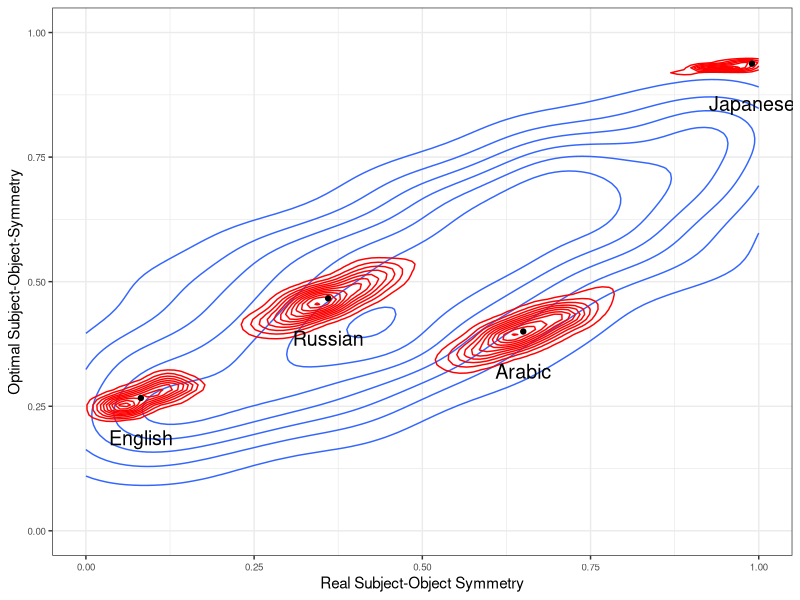

The R script that drew this image:
library(MASS)

# Instantaneous Fluctuations
sigma=c(1.48, 0.99, 0.99, 0.86)
dim(sigma)=c(2,2)

# Stationary Variance
omega=c(1.00, 0.63, 0.63, 0.52)
dim(omega)=c(2,2)

# Drift vector
drift = c(0.82, 0, 0, 0.89)
dim(drift)=c(2,2)


data = mvrnorm(n=1000, mu=c(0,0), Sigma=omega)


library(ggplot2)
plot = ggplot(data.frame(Real = data[,2], Model = 1/(1+exp(-data[,1]))), aes(x=Real, y=Model)) + geom_density2d() + xlim(0,1) + ylim(0,1)


                                                                                                        
#"20" "English_2.6" "Germanic" 4 15 0.266666666666667 0.866666666666667 FALSE 0.0816786854392221                                                                                     
#"55" "Russian_2.6" "Slavic" 7 15 0.466666666666667 0.8 FALSE 0.355193867478513                 
# "36" "Japanese_2.6" "Japanese" 15 16 0.9375 0.4375 TRUE 0.999464341990614            
logit = function(x) { 
   return(log(x/(1-x)))
}

english = c(logit(4/15), 2*0.0817-1)
russian = c(logit(7/15), 2*0.36-1)
arabic = c(logit(6/15), 2*0.65-1)
japanese = c(logit(15/16), 2*0.99-1)

library(expm)                                                             
#        target += multi_normal_lpdf(own_overall | target_mean_here + exp1 * (reference_overall - target_mean_here), covariance_diagnostic);     
englishMean = 0 + expm(-0.01 * drift) %*% (english-0)
russianMean = 0 + expm(-0.01 * drift) %*% (russian-0)
japaneseMean = 0 + expm(-0.01 * drift) %*% (japanese-0)
arabicMean = 0 + expm(-0.01 * drift) %*% (arabic-0)
change_variance = omega - expm(-0.01 * drift) %*% omega %*% t(expm(-0.01 * drift))


sigmoid = function(x) {
	return(1/(1+exp(-x)))
}

infinitesimal_english = mvrnorm(n=100, mu=englishMean, Sigma=change_variance)
infinitesimal_japanese = mvrnorm(n=100, mu=japaneseMean, Sigma=change_variance)
infinitesimal_russian = mvrnorm(n=100, mu=russianMean, Sigma=change_variance)
infinitesimal_arabic = mvrnorm(n=100, mu=arabicMean, Sigma=change_variance)


data_inf_english = data.frame(Real = (infinitesimal_english[,2]+1)/2, Model = sigmoid(infinitesimal_english[,1]))
data_inf_japanese = data.frame(Real = (infinitesimal_japanese[,2]+1)/2, Model = sigmoid(infinitesimal_japanese[,1]))
data_inf_russian = data.frame(Real = (infinitesimal_russian[,2]+1)/2, Model = sigmoid(infinitesimal_russian[,1]))
data_inf_arabic = data.frame(Real = (infinitesimal_arabic[,2]+1)/2, Model = sigmoid(infinitesimal_arabic[,1]))

plot = ggplot(data.frame(Real = (data[,2]+1)/2, Model = sigmoid(data[,1])), aes(x=Real, y=Model)) + geom_density2d() + xlim(0,1) + ylim(0,1)
plot = plot + geom_density2d(data=data_inf_english, color="red")
#plot = plot + geom_point(data=data.frame(Real = c((english[2]+1)/2), Model = sigmoid(c(english[1]))), aes(x=Real, y=Model), color="black")
plot = plot + geom_density2d(data=data_inf_japanese, color="red")
#plot = plot + geom_point(data=data.frame(Real = c((japanese[2]+1)/2), Model = sigmoid(c(japanese[1]))), aes(x=Real, y=Model), color="black")
plot = plot + geom_density2d(data=data_inf_arabic, color="red")
plot = plot + geom_density2d(data=data_inf_russian, color="red")
data_langs = data.frame(Real = (c(arabic[2], russian[2],english[2], japanese[2])+1)/2, Model = sigmoid(c(arabic[1], russian[1], english[1], japanese[1])), Name = c("Arabic", "Russian", "English", "Japanese"))
plot = plot + geom_point(data=data_langs, aes(x=Real, y=Model), color="black") + geom_text(data=data_langs, aes(x=Real, y=Model, label=Name), nudge_y=-0.08, size=5)
plot = plot + theme_bw()
plot = plot + theme(axis.text=element_text(size=7))
plot = plot + xlab("Real Subject-Object Symmetry")
plot = plot + ylab("Optimal Subject-Object-Symmetry")
ggsave(plot, file="stationary.pdf", height=4, width=4)


# geom_point(data=data_inf_russian, aes(x=Real, y=Model), color="red") + 
# geom_point(data=data_inf_japanese, aes(x=Real, y=Model), color="red") + 
# geom_point(data=data_inf_english, aes(x=Real, y=Model), color="red") + 
